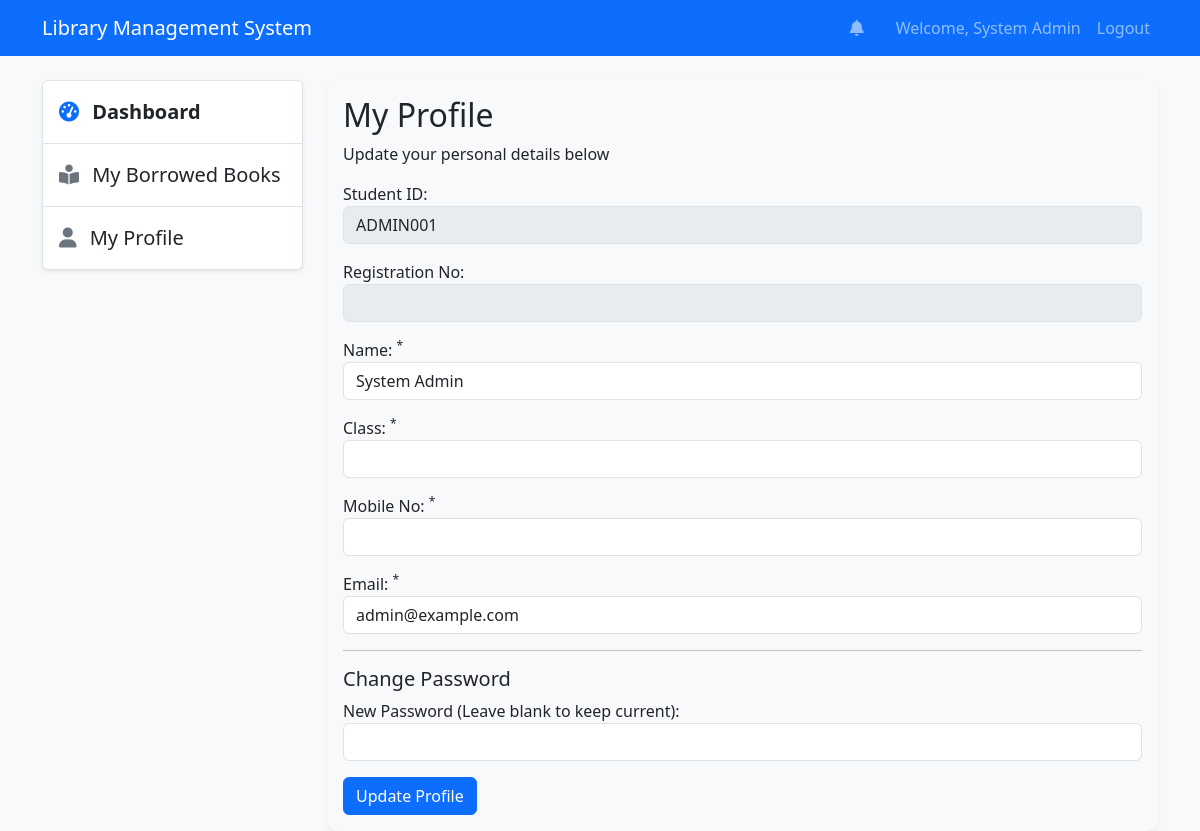
/user/profile (signed in), run on the app's committed database.
### tables this page shows
CREATE TABLE `users` (
  `id` int(11) NOT NULL AUTO_INCREMENT,
  `student_id` varchar(50) DEFAULT NULL,
  `reg_no` varchar(50) DEFAULT NULL,
  `class` varchar(100) DEFAULT NULL,
  `mobile_no` varchar(20) DEFAULT NULL,
  `name` varchar(255) NOT NULL,
  `email` varchar(255) NOT NULL,
  `password` varchar(255) NOT NULL,
  `role_id` int(11) DEFAULT 2,
  `created_at` datetime DEFAULT current_timestamp(),
  PRIMARY KEY (`id`),
  UNIQUE KEY `email` (`email`),
  UNIQUE KEY `student_id` (`student_id`),
  UNIQUE KEY `reg_no` (`reg_no`),
  KEY `fk_user_role` (`role_id`),
  KEY `idx_users_email` (`email`),
  CONSTRAINT `fk_user_role` FOREIGN KEY (`role_id`) REFERENCES `roles` (`id`)
);

### controllers/UserController.php (called while the page is built, shortened)
<?php
class UserController extends Controller {
    public function profile() {
        $userModel = $this->model('User');
        $user = $userModel->getUserById($_SESSION['user_id']);
        $data = [
            'user' => $user,
            'password_err' => ''
        ];
        $this->view('user/profile', $data);
    }
}

### core/App.php (called while the page is built, shortened)
<?php
class App {
    protected $currentMethod = 'index';
    public function __construct() {
        $url = $this->getUrl();
        if (isset($url[0])) {
            if (file_exists('controllers/' . ucwords($url[0]) . 'Controller.php')) {
                unset($url[0]);
            }
        }
        $this->currentController = new $this->currentController;
        if (isset($url[1])) {
            if (method_exists($this->currentController, $url[1])) {
                $this->currentMethod = $url[1];
                unset($url[1]);
            }
        }
        $this->params = $url ? array_values($url) : [];
        call_user_func_array([$this->currentController, $this->currentMethod], $this->params);
    }
    public function getUrl() {
        if (isset($_GET['url'])) {
            $url = rtrim($_GET['url'], '/');
            $url = filter_var($url, FILTER_SANITIZE_URL);
            $url = explode('/', $url);
            return $url;
        }
        return [];
    }
}

### index.php (called while the page is built, shortened)
<?php
spl_autoload_register(function($className) {
    $paths = ['core/', 'models/', 'controllers/', 'middleware/'];
    foreach($paths as $path) {
        $file = __DIR__ . '/' . $path . $className . '.php';
    }
});
require_once 'config/database.php';
$app = new App();

### config/database.php (called while the page is built, shortened)
<?php
class Database {
    private $host = DB_HOST;
    private $user = DB_USER;
    private $pass = DB_PASS;
    private $dbname = DB_NAME;
    private $dbh;
    private $stmt;
    public function __construct() {
        $dsn = 'mysql:host=' . $this->host . ';dbname=' . $this->dbname;
        $options = array(
            PDO::ATTR_PERSISTENT => true,
            PDO::ATTR_ERRMODE => PDO::ERRMODE_EXCEPTION
        );
        try {
            $this->dbh = new PDO($dsn, $this->user, $this->pass, $options);
        } catch (PDOException $e) {
            $this->error = $e->getMessage();
            echo "Connection Error: " . $this->error;
        }
    }
    public function query($sql) {
        $this->stmt = $this->dbh->prepare($sql);
    }
    public function bind($param, $value, $type = null) {
        if (is_null($type)) {
            switch (true) {
                case is_int($value):
                    $type = PDO::PARAM_INT;
                    break;
            }
        }
        $this->stmt->bindValue($param, $value, $type);
    }
    public function execute() {
        return $this->stmt->execute();
    }
    public function single() {
        $this->execute();
        return $this->stmt->fetch(PDO::FETCH_OBJ);
    }
}

### models/User.php (called while the page is built, shortened)
<?php
class User extends Model {
    public function getUserById($id) {
        $this->db->query('SELECT * FROM users WHERE id = :id');
        $this->db->bind(':id', $id);
        return $this->db->single();
    }
}

### core/Model.php (called while the page is built, shortened)
<?php
class Model {
    public function __construct() {
        $this->db = new Database();
    }
}

### views/user/profile.php (the view, shortened to what this page needs)
<?php require_once 'views/layouts/header.php'; ?>
<div class="row">
    <div class="col-md-3">
        <?php require_once 'views/layouts/user_sidebar.php'; ?>
    </div>
    <div class="col-md-9">
        <div class="card card-body bg-light">
            <h2>My Profile</h2>
            <p>Update your personal details below</p>
            <form action="<?php echo URLROOT; ?>/user/edit_profile" method="post">
                <div class="mb-3">
                    <label>Student ID:</label>
                    <input type="text" class="form-control" value="<?php echo $data['user']->student_id; ?>" disabled>
                </div>
                <div class="mb-3">
                    <label>Registration No:</label>
                    <input type="text" class="form-control" value="<?php echo $data['user']->reg_no; ?>" disabled>
                </div>
                <div class="mb-3">
                    <label for="name">Name: <sup>*</sup></label>
                    <input type="text" name="name" class="form-control" value="<?php echo $data['user']->name; ?>" required>
                </div>
                <div class="mb-3">
                    <label for="class">Class: <sup>*</sup></label>
                    <input type="text" name="class" class="form-control" value="<?php echo $data['user']->class; ?>" required>
                </div>
                <div class="mb-3">
                    <label for="mobile_no">Mobile No: <sup>*</sup></label>
                    <input type="text" name="mobile_no" class="form-control" value="<?php echo $data['user']->mobile_no; ?>" required>
                </div>
                <div class="mb-3">
                    <label for="email">Email: <sup>*</sup></label>
                    <input type="email" name="email" class="form-control" value="<?php echo $data['user']->email; ?>" required>
                </div>
                <hr>
                <h5>Change Password</h5>
                <div class="mb-3">
                    <label for="password">New Password (Leave blank to keep current):</label>
                    <input type="password" name="password" class="form-control <?php echo (!empty($data['password_err'])) ? 'is-invalid' : ''; ?>">
                </div>
                <input type="submit" class="btn btn-primary" value="Update Profile">
            </form>
        </div>
    </div>
</div>
<?php require_once 'views/layouts/footer.php'; ?>

### assets/css/style.css (style rules this page uses)
:root { --primary-color: #0d6efd; --secondary-color: #6c757d; --success-color: #198754; --danger-color: #dc3545; --warning-color: #ffc107; --light-bg: #f8f9fa; --card-shadow: 0 4px 6px rgba(0, 0, 0, 0.05); --card-hover-shadow: 0 10px 20px rgba(0, 0, 0, 0.1); --transition-speed: 0.3s; }
body { background-color: var(--light-bg); font-family: 'Segoe UI', Tahoma, Geneva, Verdana, sans-serif; }
.card { border: none; box-shadow: var(--card-shadow); transition: transform var(--transition-speed) ease, box-shadow var(--transition-speed) ease; border-radius: 0.75rem; }

### data on the page
users: student "ADMIN001", name "System Admin", email "admin@example.com"

### other printed values
SITENAME "Library Management System"
$_SESSION['user_name'] "System Admin"
